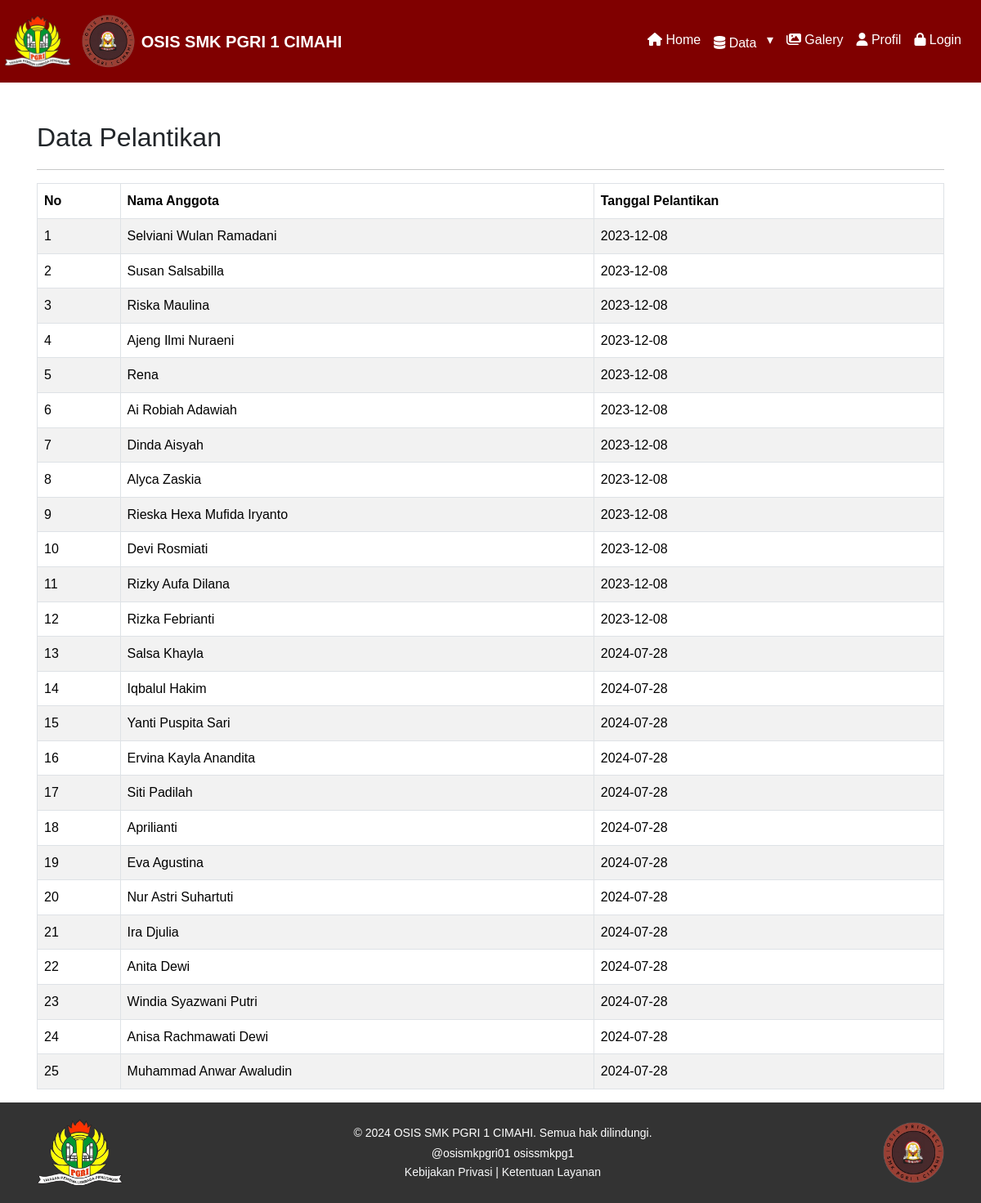
/data-pelantikan.php, run on the app's committed database.
### tables this page shows
CREATE TABLE `data_pelantikan` (
  `id_pelantikan` int(100) NOT NULL,
  `nama_anggota` varchar(100) NOT NULL,
  `tahun_pelantikan` date NOT NULL,
  `created_by` int(11) DEFAULT NULL,
  `created_at` datetime DEFAULT current_timestamp(),
  `updated_by` int(11) DEFAULT NULL,
  `updated_at` datetime DEFAULT current_timestamp() ON UPDATE current_timestamp()
);

### data-pelantikan.php (the view, shortened to what this page needs)
<?php
include 'layout\header.php';
?>
<div class="content-wrapper">
    <div class="container mt-5 overflow-x-scroll">
        <h2>Data Pelantikan</h2>
        <hr>
        <table id="serverside" class="table table-bordered table-striped mt-3">
            <thead>
                <tr>
                    <th>No</th>
                    <th>Nama Anggota</th>
                    <th>Tanggal Pelantikan</th>
                </tr>
            </thead>
            <tbody>
                <?php
                include 'config\koneksi.php';
                $result = mysqli_query($db, "SELECT * FROM data_pelantikan");
                $no = 1;
                while ($row = mysqli_fetch_assoc($result)) :?>
                <tr>
                    <td><?= $no++; ?></td>
                    <td><?= htmlspecialchars($row['nama_anggota']); ?></td>
                    <td><?= htmlspecialchars($row['tahun_pelantikan']); ?></td>
                </tr>
                <?php endwhile; ?>
            </tbody>
        </table>
    </div>
</div>
<?php  include 'layout\footer.php'; ?>

### layout/header.php (style rules this page uses)
body { font-family: Arial, sans-serif; font-size: 16px; line-height: 1.6; margin: 0; padding: 0; box-sizing: border-box; }
.container { padding: 0 15px; margin: 0 auto; }
h2, h3 { margin-bottom: 20px; }

### data on the page
data_pelantikan: nama_anggota "Selviani Wulan Ramadani", tahun_pelantikan "2023-12-08"
data_pelantikan: nama_anggota "Susan Salsabilla", tahun_pelantikan "2023-12-08"
data_pelantikan: nama_anggota "Riska Maulina", tahun_pelantikan "2023-12-08"
data_pelantikan: nama_anggota "Ajeng Ilmi Nuraeni", tahun_pelantikan "2023-12-08"
data_pelantikan: nama_anggota "Rena", tahun_pelantikan "2023-12-08"
data_pelantikan: nama_anggota "Ai Robiah Adawiah", tahun_pelantikan "2023-12-08"
data_pelantikan: nama_anggota "Dinda Aisyah", tahun_pelantikan "2023-12-08"
data_pelantikan: nama_anggota "Alyca Zaskia", tahun_pelantikan "2023-12-08"
data_pelantikan: nama_anggota "Rieska Hexa Mufida Iryanto", tahun_pelantikan "2023-12-08"
data_pelantikan: nama_anggota "Devi Rosmiati", tahun_pelantikan "2023-12-08"
data_pelantikan: nama_anggota "Rizky Aufa Dilana", tahun_pelantikan "2023-12-08"
data_pelantikan: nama_anggota "Rizka Febrianti", tahun_pelantikan "2023-12-08"
data_pelantikan: nama_anggota "Salsa Khayla", tahun_pelantikan "2024-07-28"
data_pelantikan: nama_anggota "Iqbalul Hakim", tahun_pelantikan "2024-07-28"
data_pelantikan: nama_anggota "Yanti Puspita Sari", tahun_pelantikan "2024-07-28"
data_pelantikan: nama_anggota "Ervina Kayla Anandita", tahun_pelantikan "2024-07-28"
data_pelantikan: nama_anggota "Siti Padilah", tahun_pelantikan "2024-07-28"
data_pelantikan: nama_anggota "Aprilianti", tahun_pelantikan "2024-07-28"
data_pelantikan: nama_anggota "Eva Agustina", tahun_pelantikan "2024-07-28"
data_pelantikan: nama_anggota "Nur Astri Suhartuti", tahun_pelantikan "2024-07-28"
data_pelantikan: nama_anggota "Ira Djulia", tahun_pelantikan "2024-07-28"
data_pelantikan: nama_anggota "Anita Dewi", tahun_pelantikan "2024-07-28"
data_pelantikan: nama_anggota "Windia Syazwani Putri", tahun_pelantikan "2024-07-28"
data_pelantikan: nama_anggota "Anisa Rachmawati Dewi", tahun_pelantikan "2024-07-28"
data_pelantikan: nama_anggota "Muhammad Anwar Awaludin", tahun_pelantikan "2024-07-28"
